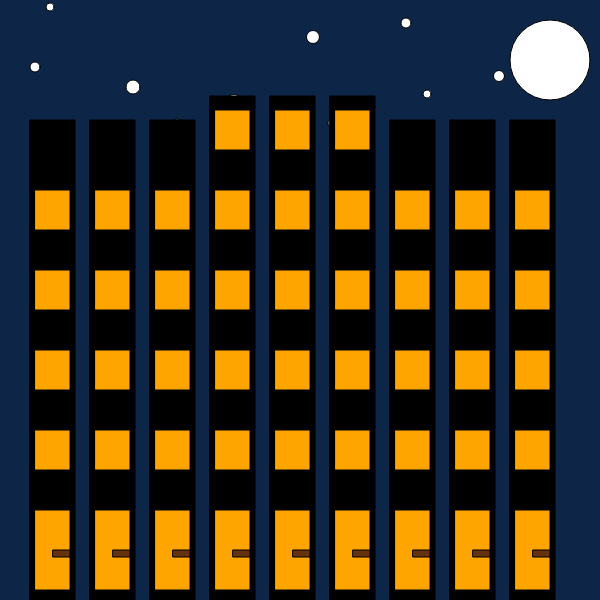
Frame 1 (no input)
Frame 60 (no input): identical to frame 1, image omitted
Frame 120 (the mouse pressed at the canvas centre since frame 60): identical to frame 1, image omitted

The p5.js sketch that drew this single still picture (run headless with seeded random() and noise() and a simulated clock; from frame 60 on, the mouse is pressed at the canvas centre):

// p5.js sketch
// ── sketch.js
var families = 365
var familyplus = Math.round(families/2)

class handle{
  constructor(){
    this.xPosition = 0;
    this.yPosition = 0;
    this.width = 17;
    this.height = 7;
    fill(100, 50, 12)
  }
  
  display(){
    rect(this.xPosition, this.yPosition, this.width,  this.height);
  }
}

class Window{
  constructor(){
    this.xPosition = 0;
    this.yPosition = 0;
    this.width = 35;
    this.height = 80;
    fill("orange")
  }
  
  display(){
    rect(this.xPosition, this.yPosition, this.width,  this.height);
  }
}
    
class building {
  constructor(){
    this.xPosition = 0;
    this.yPosition = 0;
    this.width = 60;
    this.height = 10;
    fill("black")
  }
  
  display(){
    rect(this.xPosition, this.yPosition, this.width,   this.height);
  }
}

class moon{
  constructor(){
    this.xPosition = 550;
    this.yPosition = 60;
    this.radius = 80;
    fill("white")
  }
  
display(){
    circle(this.xPosition, this.yPosition, this.radius);
  }
}

class star{
  constructor(){
    this.xPosition = 550;
    this.yPosition = 60;
    this.radius = 80;
    fill("white")
  }
  
display(){
    circle(this.xPosition, this.yPosition, this.radius);
  }
}


function setup(){
  createCanvas(600,600);
}

function draw() {
  background(13, 37, 71);
  
  var star1 = new star();
  star1.xPosition = 50;
  star1.yPosition = 7;
  star1.radius = 8;
  star1.display();
  var star2 = new star();
  star2.xPosition = 300;
  star2.yPosition = 300;
  star2.radius = 15;
  star2.display();
  var star3 = new star();
  star3.xPosition = 35;
  star3.yPosition = 67;
  star3.radius = 10;
  star3.display();
  var star4 = new star();
  star4.xPosition = 279;
  star4.yPosition = 120;
  star4.radius = 9;
  star4.display();
  var star5 = new star();
  star5.xPosition = 334;
  star5.yPosition = 123;
  star5.radius = 12;
  star5.display();
  var star6 = new star();
  star6.xPosition = 165;
  star6.yPosition = 457;
  star6.radius = 13;
  star6.display();
  var star7 = new star();
  star7.xPosition = 476;
  star7.yPosition = 224;
  star7.radius = 6;
  star7.display();
  var star8 = new star();
  star8.xPosition = 177;
  star8.yPosition = 122;
  star8.radius = 6;
  star8.display();
  var star9 = new star();
  star9.xPosition = 499;
  star9.yPosition = 76;
  star9.radius = 11;
  star9.display();
  var star10 = new star();
  star10.xPosition = 234;
  star10.yPosition = 102;
  star10.radius = 15;
  star10.display();
  var star11 = new star();
  star11.xPosition = 133;
  star11.yPosition = 87;
  star11.radius = 14;
  star11.display();
  var star12 = new star();
  star12.xPosition = 406;
  star12.yPosition = 23;
  star12.radius = 10;
  star12.display();
  var star13 = new star();
  star13.xPosition = 313;
  star13.yPosition = 37;
  star13.radius = 13;
  star13.display();
  var star14 = new star();
  star14.xPosition = 427;
  star14.yPosition = 94;
  star14.radius = 8;
  star14.display();
  
  var Moon = new moon();
  Moon.display();
  
  var building1 = new building();
  if (families <= 50){
    building1.xPosition = 270;
    building1.yPosition = 600-(24*familyplus);
    building1.width = 45;
    building1.height = 24*familyplus;
    building1.display();
    fill("black");
  }
  if (families  > 50){
    if (families <= 150){
      building1.xPosition = 270;
      building1.width = 45;
      if (Math.round(familyplus/3) == familyplus/3){
        building1.height = 24*(familyplus/3);
        building1.yPosition = 600-(24*(familyplus/3));
        building1.display();
        fill("black");
      }  
      if (Math.round(familyplus/3) == (familyplus/3) - (1/3)){
        building1.height = 24*((familyplus/3) + (2/3));
        building1.yPosition = 600-(24*((familyplus/3) + (2/3)));
        building1.display();
        fill("black");
      }
      if (Math.round(familyplus/3) == (familyplus/3) + (1/3)){
        building1.height = 24*((familyplus/3) - (2/3));
        building1.yPosition = 600-(24*((familyplus/3) - (2/3)));
        building1.display();
        fill("black");
      }
    }
  }
  if (families > 150){
    if (families <= 250){
      building1.xPosition = 270;
      building1.width = 45;
      if (Math.round(familyplus/5) == familyplus/5){
        building1.height = 24*(familyplus/5);
        building1.yPosition = 600-(24*(familyplus/5));
        building1.display();
        fill("black");
      }
      if (Math.round(familyplus/5) == ((familyplus/5) - (1/5))){
        building1.height = 24*((familyplus/5) + (4/5));
        building1.yPosition = 600-(24*((familyplus/5) + (4/5)));
        building1.display();
        fill("black");
      }
      if ((Math.round(familyplus/5) + 1) == ((familyplus/5) + (3/5))){
        building1.height = 24*((familyplus/5) - (2/5));
        building1.yPosition = 600-(24*((familyplus/5) - (2/5)));
        building1.display();
        fill("black");
      }
      if (Math.round(familyplus/5) == ((familyplus/5) + (2/5))){
        building1.height = 24*((familyplus/5) + (2/5));
        building1.yPosition = 600-(24*((familyplus/5) + (2/5)));
        building1.display();
        fill("black");
      }
      if (Math.round(familyplus/5) == ((familyplus/5) + (1/5))){
        building1.height = 24*((familyplus/5) - (4/5));
        building1.yPosition = 600-(24*((familyplus/5) - (4/5)));
        building1.display();
        fill("black");
      }
    }
  }
  if (families > 250){
    if (families <= 350){
    building1.xPosition = 270;
    building1.width = 45;
      if (Math.round(familyplus/7) == familyplus/7){
        building1.height = 24*(familyplus/7);
        building1.yPosition = 600-(24*(familyplus/7));
        building1.display();
        fill("black");
      }
      if (Math.round(familyplus/7) == ((familyplus/7) - (1/7))){
        building1.height = 24*((familyplus/7) + (6/7));
        building1.yPosition = 600-(24*((familyplus/7) + (6/7)));
        building1.display();
        fill("black");
      }
      if ((Math.round(familyplus/7)) == ((familyplus/7) - (2/7))){
        building1.height = 24*((familyplus/7) - (2/7));
        building1.yPosition = 600-(24*((familyplus/7) - (2/7)));
        building1.display();
        fill("black");
      }
      if (Math.round(familyplus/7) == ((familyplus/7) - (3/7))){
        building1.height = 24*((familyplus/7) + (4/7));
        building1.yPosition = 600-(24*((familyplus/7) + (4/7)));
        building1.display();
        fill("black");
      }
      if (Math.round(familyplus/7) == ((familyplus/7) + (3/7))){
        building1.height = 24*((familyplus/7) - (4/7));
        building1.yPosition = 600-(24*((familyplus/7) - (4/7)));
        building1.display();
        fill("black");
      }
      if (Math.round(familyplus/7) == ((familyplus/7) + (2/7))){
        building1.height = 24*((familyplus/7) + (2/7));
        building1.yPosition = 600-(24*((familyplus/7) + (2/7)));
        building1.display();
        fill("black");
      }
      if (Math.round(familyplus/7) == ((familyplus/7) + (1/7))){
        building1.height = 24*((familyplus/7) - (6/7));
        building1.yPosition = 600-(24*((familyplus/7) - (6/7)));
        building1.display();
        fill("black");
      }
    }
  }
  if (families > 350){
    if (families <= 450){
    building1.xPosition = 270;
    building1.width = 45;
      if (Math.round(familyplus/9) == familyplus/9){
        building1.height = 24*(familyplus/9);
        building1.yPosition = 600-(24*(familyplus/9));
        building1.display();
        fill("black");
      }
      if (Math.round(familyplus/9) == ((familyplus/9) - (1/9))){
        building1.height = 24*((familyplus/9) + (8/9));
        building1.yPosition = 600-(24*((familyplus/9) + (8/9)));
        building1.display();
        fill("black");
      }
      if ((Math.round(familyplus/9)) == ((familyplus/9) - (2/9))){
        building1.height = 24*((familyplus/9) - (2/9));
        building1.yPosition = 600-(24*((familyplus/9) - (2/9)));
        building1.display();
        fill("black");
      }
      if (Math.round(familyplus/9) == ((familyplus/9) - (3/9))){
        building1.height = 24*((familyplus/9) + (6/9));
        building1.yPosition = 600-(24*((familyplus/9) + (6/9)));
        building1.display();
        fill("black");
      }
      if (Math.round(familyplus/9) == ((familyplus/9) - (4/9))){
        building1.height = 24*((familyplus/9) - (4/9));
        building1.yPosition = 600-(24*((familyplus/9) - (4/9)));
        building1.display();
        fill("black");
      }
      if (Math.round(familyplus/9) == ((familyplus/9) + (4/9))){
        building1.height = 24*((familyplus/9) + (4/9));
        building1.yPosition = 600-(24*((familyplus/9) + (4/9)));
        building1.display();
        fill("black");
      }
      if (Math.round(familyplus/9) == ((familyplus/9) + (3/9))){
        building1.height = 24*((familyplus/9) - (6/9));
        building1.yPosition = 600-(24*((familyplus/9) - (6/9)));
        building1.display();
        fill("black");
      }
      if (Math.round(familyplus/9) == ((familyplus/9) + (2/9))){
        building1.height = 24*((familyplus/9) + (2/9));
        building1.yPosition = 600-(24*((familyplus/9) + (2/9)));
        building1.display();
        fill("black");
      }
      if (Math.round(familyplus/9) == ((familyplus/9) + (1/9))){
        building1.height = 24*((familyplus/9) - (8/9));
        building1.yPosition = 600-(24*((familyplus/9) - (8/9)));
        building1.display();
        fill("black");
      }
    }
  }
  if (families > 450){
    if (families <= 500){
      building1.xPosition = 300;
      building1.width = 45;
      if (Math.round((familyplus % 10)/2) == ((familyplus % 10)/2)){
        building1.height = 24*(Math.floor(familyplus/10));
        building1.yPosition = 600 - (24*(Math.floor(familyplus/10)));
        building1.display();
        fill("black");
      }
      if (Math.round((familyplus % 10)/2) != ((familyplus % 10)/2)){
        building1.height = 24*(Math.floor(familyplus/10) + 1);
        building1.yPosition = 600 - (24*(Math.floor(familyplus/10) + 1));
        building1.display();
        fill("black");
      }
    }
  }
      
  var building2 = new building();
  if (families <= 50){
    building2.xPosition = 60;
    building2.yPosition = -1;
    building2.width = 45;
    building2.height = 0;
    building2.display();
    fill("black");
  }
  if (families  > 50){
    if (families <= 150){
      building2.xPosition = 210;
      building2.width = 45;
      if (Math.round(familyplus/3) == familyplus/3){
        building2.height = 24*(familyplus/3);
        building2.yPosition = 600-(24*(familyplus/3));
        building2.display();
        fill("black");
      }  
      if (Math.round(familyplus/3) == (familyplus/3) - (1/3)){
        building2.height = 24*((familyplus/3) - (1/3));
        building2.yPosition = 600-(24*((familyplus/3) - (1/3)));
        building2.display();
        fill("black");
      }
      if (Math.round(familyplus/3) == (familyplus/3) + (1/3)){
        building2.height = 24*((familyplus/3) + (1/3));
        building2.yPosition = 600-(24*((familyplus/3) + (1/3)));
        building2.display();
        fill("black");
      }
    }
  }
  if (families > 150){
    if (families <= 250){
      building2.xPosition = 210;
      building2.width = 45;
      if (Math.round(familyplus/5) == familyplus/5){
        building2.height = 24*(familyplus/5);
        building2.yPosition = 600-(24*(familyplus/5));
        building2.display();
        fill("black");
      }
      if (Math.round(familyplus/5) == ((familyplus/5) - (1/5))){
        building2.height = 24*((familyplus/5) - (1/5));
        building2.yPosition = 600-(24*((familyplus/5) - (1/5)));
        building2.display();
        fill("black");
      }
      if ((Math.round(familyplus/5) + 1) == ((familyplus/5) + (3/5))){
        building2.height = 24*((familyplus/5) + (3/5));
        building2.yPosition = 600-(24*((familyplus/5) + (3/5)));
        building2.display();
        fill("black");
      }
      if (Math.round(familyplus/5) == ((familyplus/5) + (2/5))){
        building2.height = 24*((familyplus/5) + (2/5));
        building2.yPosition = 600-(24*((familyplus/5) + (2/5)));
        building2.display();
        fill("black");
      }
      if (Math.round(familyplus/5) == ((familyplus/5) + (1/5))){
        building2.height = 24*((familyplus/5) + (1/5));
        building2.yPosition = 600-(24*((familyplus/5) + (1/5)));
        building2.display();
        fill("black");
      }
    }
  }
  if (families > 250){
    if (families <= 350){
    building2.xPosition = 210;
    building2.width = 45;
      if (Math.round(familyplus/7) == familyplus/7){
        building2.height = 24*(familyplus/7);
        building2.yPosition = 600-(24*(familyplus/7));
        building2.display();
        fill("black");
      }
      if (Math.round(familyplus/7) == ((familyplus/7) - (1/7))){
        building2.height = 24*((familyplus/7) - (1/7));
        building2.yPosition = 600-(24*((familyplus/7) - (1/7)));
        building2.display();
        fill("black");
      }
      if ((Math.round(familyplus/7)) == ((familyplus/7) - (2/7))){
        building2.height = 24*((familyplus/7) + (5/7));
        building2.yPosition = 600-(24*((familyplus/7) + (5/7)));
        building2.display();
        fill("black");
      }
      if (Math.round(familyplus/7) == ((familyplus/7) - (3/7))){
        building2.height = 24*((familyplus/7) + (4/7));
        building2.yPosition = 600-(24*((familyplus/7) + (4/7)));
        building2.display();
        fill("black");
      }
      if (Math.round(familyplus/7) == ((familyplus/7) + (3/7))){
        building2.height = 24*((familyplus/7) + (3/7));
        building2.yPosition = 600-(24*((familyplus/7) + (3/7)));
        building2.display();
        fill("black");
      }
      if (Math.round(familyplus/7) == ((familyplus/7) + (2/7))){
        building2.height = 24*((familyplus/7) + (2/7));
        building2.yPosition = 600-(24*((familyplus/7) + (2/7)));
        building2.display();
        fill("black");
      }
      if (Math.round(familyplus/7) == ((familyplus/7) + (1/7))){
        building2.height = 24*((familyplus/7) + (1/7));
        building2.yPosition = 600-(24*((familyplus/7) + (1/7)));
        building2.display();
        fill("black");
      }
    }
  }
  if (families > 350){
    if (families <= 450){
    building2.xPosition = 210;
    building2.width = 45;
      if (Math.round(familyplus/9) == familyplus/9){
        building2.height = 24*(familyplus/9);
        building2.yPosition = 600-(24*(familyplus/9));
        building2.display();
        fill("black");
      }
      if (Math.round(familyplus/9) == ((familyplus/9) - (1/9))){
        building2.height = 24*((familyplus/9) - (1/9));
        building2.yPosition = 600-(24*((familyplus/9) - (1/9)));
        building2.display();
        fill("black");
      }
      if ((Math.round(familyplus/9)) == ((familyplus/9) - (2/9))){
        building2.height = 24*((familyplus/9) + (7/9));
        building2.yPosition = 600-(24*((familyplus/9) + (7/9)));
        building2.display();
        fill("black");
      }
      if (Math.round(familyplus/9) == ((familyplus/9) - (3/9))){
        building2.height = 24*((familyplus/9) + (6/9));
        building2.yPosition = 600-(24*((familyplus/9) + (6/9)));
        building2.display();
        fill("black");
      }
      if (Math.round(familyplus/9) == ((familyplus/9) - (4/9))){
        building2.height = 24*((familyplus/9) + (5/9));
        building2.yPosition = 600-(24*((familyplus/9) + (5/9)));
        building2.display();
        fill("black");
      }
      if (Math.round(familyplus/9) == ((familyplus/9) + (4/9))){
        building2.height = 24*((familyplus/9) + (4/9));
        building2.yPosition = 600-(24*((familyplus/9) + (4/9)));
        building2.display();
        fill("black");
      }
      if (Math.round(familyplus/9) == ((familyplus/9) + (3/9))){
        building2.height = 24*((familyplus/9) + (3/9));
        building2.yPosition = 600-(24*((familyplus/9) + (3/9)));
        building2.display();
        fill("black");
      }
      if (Math.round(familyplus/9) == ((familyplus/9) + (2/9))){
        building2.height = 24*((familyplus/9) + (2/9));
        building2.yPosition = 600-(24*((familyplus/9) + (2/9)));
        building2.display();
        fill("black");
      }
      if (Math.round(familyplus/9) == ((familyplus/9) + (1/9))){
        building2.height = 24*((familyplus/9) + (1/9));
        building2.yPosition = 600-(24*((familyplus/9) + (1/9)));
        building2.display();
        fill("black");
      }
    }
  }
  if (families > 450){
    if (families <= 500){
      building2.xPosition = 240;
      building2.width = 45;
      building2.height = 24*(Math.floor(familyplus/10));
      building2.yPosition = 600 - (24*(Math.floor(familyplus/10)));
      building2.display();
      fill("black");
    }
  }
  
  var building3 = new building();
  if (families <= 50){
    building3.xPosition = 120;
    building3.yPosition = -1;
    building3.width = 60;
    building3.height = 0;
    building3.display();
    fill("black");
  }
  if (families  > 50){
    if (families <= 150){
      building3.xPosition = 330;
      building3.width = 45;
      if (Math.round(familyplus/3) == familyplus/3){
        building3.height = 24*(familyplus/3);
        building3.yPosition = 600-(24*(familyplus/3));
        building3.display();
        fill("black");
      }  
      if (Math.round(familyplus/3) == (familyplus/3) - (1/3)){
        building3.height = 24*((familyplus/3) - (1/3));
        building3.yPosition = 600-(24*((familyplus/3) - (1/3)));
        building3.display();
        fill("black");
      }
      if (Math.round(familyplus/3) == (familyplus/3) + (1/3)){
        building3.height = 24*((familyplus/3) + (1/3));
        building3.yPosition = 600-(24*((familyplus/3) + (1/3)));
        building3.display();
        fill("black");
      }
    }
  }
  if (families > 150){
    if (families <= 250){
      building3.xPosition = 330;
      building3.width = 45;
      if (Math.round(familyplus/5) == familyplus/5){
        building3.height = 24*(familyplus/5);
        building3.yPosition = 600-(24*(familyplus/5));
        building3.display();
        fill("black");
      }
      if (Math.round(familyplus/5) == ((familyplus/5) - (1/5))){
        building3.height = 24*((familyplus/5) - (1/5));
        building3.yPosition = 600-(24*((familyplus/5) - (1/5)));
        building3.display();
        fill("black");
      }
      if ((Math.round(familyplus/5) + 1) == ((familyplus/5) + (3/5))){
        building3.height = 24*((familyplus/5) + (3/5));
        building3.yPosition = 600-(24*((familyplus/5) + (3/5)));
        building3.display();
        fill("black");
      }
      if (Math.round(familyplus/5) == ((familyplus/5) + (2/5))){
        building3.height = 24*((familyplus/5) + (2/5));
        building3.yPosition = 600-(24*((familyplus/5) + (2/5)));
        building3.display();
        fill("black");
      }
      if (Math.round(familyplus/5) == ((familyplus/5) + (1/5))){
        building3.height = 24*((familyplus/5) + (1/5));
        building3.yPosition = 600-(24*((familyplus/5) + (1/5)));
        building3.display();
        fill("black");
      }
    }
  }
  if (families > 250){
    if (families <= 350){
    building3.xPosition = 330;
    building3.width = 45;
      if (Math.round(familyplus/7) == familyplus/7){
        building3.height = 24*(familyplus/7);
        building3.yPosition = 600-(24*(familyplus/7));
        building3.display();
        fill("black");
      }
      if (Math.round(familyplus/7) == ((familyplus/7) - (1/7))){
        building3.height = 24*((familyplus/7) - (1/7));
        building3.yPosition = 600-(24*((familyplus/7) - (1/7)));
        building3.display();
        fill("black");
      }
      if ((Math.round(familyplus/7)) == ((familyplus/7) - (2/7))){
        building3.height = 24*((familyplus/7) + (5/7));
        building3.yPosition = 600-(24*((familyplus/7) + (5/7)));
        building3.display();
        fill("black");
      }
      if (Math.round(familyplus/7) == ((familyplus/7) - (3/7))){
        building3.height = 24*((familyplus/7) + (4/7));
        building3.yPosition = 600-(24*((familyplus/7) + (4/7)));
        building3.display();
        fill("black");
      }
      if (Math.round(familyplus/7) == ((familyplus/7) + (3/7))){
        building3.height = 24*((familyplus/7) + (3/7));
        building3.yPosition = 600-(24*((familyplus/7) + (3/7)));
        building3.display();
        fill("black");
      }
      if (Math.round(familyplus/7) == ((familyplus/7) + (2/7))){
        building3.height = 24*((familyplus/7) + (2/7));
        building3.yPosition = 600-(24*((familyplus/7) + (2/7)));
        building3.display();
        fill("black");
      }
      if (Math.round(familyplus/7) == ((familyplus/7) + (1/7))){
        building3.height = 24*((familyplus/7) + (1/7));
        building3.yPosition = 600-(24*((familyplus/7) + (1/7)));
        building3.display();
        fill("black");
      }
    }
  }
  if (families > 350){
    if (families <= 450){
    building3.xPosition = 330;
    building3.width = 45;
      if (Math.round(familyplus/9) == familyplus/9){
        building3.height = 24*(familyplus/9);
        building3.yPosition = 600-(24*(familyplus/9));
        building3.display();
        fill("black");
      }
      if (Math.round(familyplus/9) == ((familyplus/9) - (1/9))){
        building3.height = 24*((familyplus/9) - (1/9));
        building3.yPosition = 600-(24*((familyplus/9) - (1/9)));
        building3.display();
        fill("black");
      }
      if ((Math.round(familyplus/9)) == ((familyplus/9) - (2/9))){
        building3.height = 24*((familyplus/9) + (7/9));
        building3.yPosition = 600-(24*((familyplus/9) + (7/9)));
        building3.display();
        fill("black");
      }
      if (Math.round(familyplus/9) == ((familyplus/9) - (3/9))){
        building3.height = 24*((familyplus/9) + (6/9));
        building3.yPosition = 600-(24*((familyplus/9) + (6/9)));
        building3.display();
        fill("black");
      }
      if (Math.round(familyplus/9) == ((familyplus/9) - (4/9))){
        building3.height = 24*((familyplus/9) + (5/9));
        building3.yPosition = 600-(24*((familyplus/9) + (5/9)));
        building3.display();
        fill("black");
      }
      if (Math.round(familyplus/9) == ((familyplus/9) + (4/9))){
        building3.height = 24*((familyplus/9) + (4/9));
        building3.yPosition = 600-(24*((familyplus/9) + (4/9)));
        building3.display();
        fill("black");
      }
      if (Math.round(familyplus/9) == ((familyplus/9) + (3/9))){
        building3.height = 24*((familyplus/9) + (3/9));
        building3.yPosition = 600-(24*((familyplus/9) + (3/9)));
        building3.display();
        fill("black");
      }
      if (Math.round(familyplus/9) == ((familyplus/9) + (2/9))){
        building3.height = 24*((familyplus/9) + (2/9));
        building3.yPosition = 600-(24*((familyplus/9) + (2/9)));
        building3.display();
        fill("black");
      }
      if (Math.round(familyplus/9) == ((familyplus/9) + (1/9))){
        building3.height = 24*((familyplus/9) + (1/9));
        building3.yPosition = 600-(24*((familyplus/9) + (1/9)));
        building3.display();
        fill("black");
      }
    }
  }
  if (families > 450){
    if (families <= 500){
    building3.xPosition = 180;
    building3.width = 45;
      if ((Math.round((familyplus % 10)/2)) >= 4){
        building3.height = 24*(Math.floor(familyplus/10) + 1);
        building3.yPosition = 600 - (24*(Math.floor(familyplus/10) + 1));
        building3.display();
        fill("black");
      }
      if ((Math.round((familyplus % 10)/2)) < 4){
        building3.height = 24*(Math.floor(familyplus/10));
        building3.yPosition = 600 - (24*(Math.floor(familyplus/10)));
        building3.display();
        fill("black");
      }
    }
  }
  
  var building4 = new building();
  if (families <= 50){
    building4.xPosition = 180;
    building4.yPosition = -1;
    building4.width = 45;
    building4.height = 0;
    building4.display();
    fill("black");
  }
  if (families > 150){
    if (families <= 250){
      building4.xPosition = 150;
      building4.width = 45;
      if (Math.round(familyplus/5) == familyplus/5){
        building4.height = 24*(familyplus/5);
        building4.yPosition = 600-(24*(familyplus/5));
        building4.display();
        fill("black");
      }
      if (Math.round(familyplus/5) == ((familyplus/5) - (1/5))){
        building4.height = 24*((familyplus/5) - (1/5));
        building4.yPosition = 600-(24*((familyplus/5) - (1/5)));
        building4.display();
        fill("black");
      }
      if ((Math.round(familyplus/5)) == ((familyplus/5) - (2/5))){
        building4.height = 24*((familyplus/5) - (2/5));
        building4.yPosition = 600-(24*((familyplus/5) - (2/5)));
        building4.display();
        fill("black");
      }
      if (Math.round(familyplus/5) == ((familyplus/5) + (2/5))){
        building4.height = 24*((familyplus/5) - (3/5));
        building4.yPosition = 600-(24*((familyplus/5) - (3/5)));
        building4.display();
        fill("black");
      }
      if (Math.round(familyplus/5) == ((familyplus/5) + (1/5))){
        building4.height = 24*((familyplus/5) + (1/5));
        building4.yPosition = 600-(24*((familyplus/5) + (1/5)));
        building4.display();
        fill("black");
      }
    }
  }
  if (families > 250){
    if (families <= 350){
    building4.xPosition = 150;
    building4.width = 45;
      if (Math.round(familyplus/7) == familyplus/7){
        building4.height = 24*(familyplus/7);
        building4.yPosition = 600-(24*(familyplus/7));
        building4.display();
        fill("black");
      }
      if (Math.round(familyplus/7) == ((familyplus/7) - (1/7))){
        building4.height = 24*((familyplus/7) - (1/7));
        building4.yPosition = 600-(24*((familyplus/7) - (1/7)));
        building4.display();
        fill("black");
      }
      if ((Math.round(familyplus/7)) == ((familyplus/7) - (2/7))){
        building4.height = 24*((familyplus/7) - (2/7));
        building4.yPosition = 600-(24*((familyplus/7) - (2/7)));
        building4.display();
        fill("black");
      }
      if (Math.round(familyplus/7) == ((familyplus/7) - (3/7))){
        building4.height = 24*((familyplus/7) - (3/7));
        building4.yPosition = 600-(24*((familyplus/7) - (3/7)));
        building4.display();
        fill("black");
      }
      if (Math.round(familyplus/7) == ((familyplus/7) + (3/7))){
        building4.height = 24*((familyplus/7) + (3/7));
        building4.yPosition = 600-(24*((familyplus/7) + (3/7)));
        building4.display();
        fill("black");
      }
      if (Math.round(familyplus/7) == ((familyplus/7) + (2/7))){
        building4.height = 24*((familyplus/7) + (2/7));
        building4.yPosition = 600-(24*((familyplus/7) + (2/7)));
        building4.display();
        fill("black");
      }
      if (Math.round(familyplus/7) == ((familyplus/7) + (1/7))){
        building4.height = 24*((familyplus/7) + (1/7));
        building4.yPosition = 600-(24*((familyplus/7) + (1/7)));
        building4.display();
        fill("black");
      }
    }
  }
  if (families > 350){
    if (families <= 450){
    building4.xPosition = 150;
    building4.width = 45;
      if (Math.round(familyplus/9) == familyplus/9){
        building4.height = 24*(familyplus/9);
        building4.yPosition = 600-(24*(familyplus/9));
        building4.display();
        fill("black");
      }
      if (Math.round(familyplus/9) == ((familyplus/9) - (1/9))){
        building4.height = 24*((familyplus/9) - (1/9));
        building4.yPosition = 600-(24*((familyplus/9) - (1/9)));
        building4.display();
        fill("black");
      }
      if ((Math.round(familyplus/9)) == ((familyplus/9) - (2/9))){
        building4.height = 24*((familyplus/9) - (2/9));
        building4.yPosition = 600-(24*((familyplus/9) - (2/9)));
        building4.display();
        fill("black");
      }
      if (Math.round(familyplus/9) == ((familyplus/9) - (3/9))){
        building4.height = 24*((familyplus/9) - (3/9));
        building4.yPosition = 600-(24*((familyplus/9) - (3/9)));
        building4.display();
        fill("black");
      }
      if (Math.round(familyplus/9) == ((familyplus/9) - (4/9))){
        building4.height = 24*((familyplus/9) + (5/9));
        building4.yPosition = 600-(24*((familyplus/9) + (5/9)));
        building4.display();
        fill("black");
      }
      if (Math.round(familyplus/9) == ((familyplus/9) + (4/9))){
        building4.height = 24*((familyplus/9) + (4/9));
        building4.yPosition = 600-(24*((familyplus/9) + (4/9)));
        building4.display();
        fill("black");
      }
      if (Math.round(familyplus/9) == ((familyplus/9) + (3/9))){
        building4.height = 24*((familyplus/9) + (3/9));
        building4.yPosition = 600-(24*((familyplus/9) + (3/9)));
        building4.display();
        fill("black");
      }
      if (Math.round(familyplus/9) == ((familyplus/9) + (2/9))){
        building4.height = 24*((familyplus/9) + (2/9));
        building4.yPosition = 600-(24*((familyplus/9) + (2/9)));
        building4.display();
        fill("black");
      }
      if (Math.round(familyplus/9) == ((familyplus/9) + (1/9))){
        building4.height = 24*((familyplus/9) + (1/9));
        building4.yPosition = 600-(24*((familyplus/9) + (1/9)));
        building4.display();
        fill("black");
      }
    }
  }
  if (families > 450){
    if (families <= 500){
    building4.xPosition = 360;
    building4.width = 45;
      if ((Math.round((familyplus % 10)/2)) >= 4){
        building4.height = 24*(Math.floor(familyplus/10) + 1);
        building4.yPosition = 600 - (24*(Math.floor(familyplus/10) + 1));
        building4.display();
        fill("black");
      }
      if ((Math.round((familyplus % 10)/2)) < 4){
        building4.height = 24*(Math.floor(familyplus/10));
        building4.yPosition = 600 - (24*(Math.floor(familyplus/10)));
        building4.display();
        fill("black");
      }
    }
  }
  
  var building5 = new building();
  if (families <= 50){
    building5.xPosition = 240;
    building5.yPosition = -1;
    building5.width = 45;
    building5.height = 0;
    building5.display();
    fill("black");
  }
  if (families > 150){
    if (families <= 250){
      building5.xPosition = 390;
      building5.width = 45;
      if (Math.round(familyplus/5) == familyplus/5){
        building5.height = 24*(familyplus/5);
        building5.yPosition = 600-(24*(familyplus/5));
        building5.display();
        fill("black");
      }
      if (Math.round(familyplus/5) == ((familyplus/5) - (1/5))){
        building5.height = 24*((familyplus/5) - (1/5));
        building5.yPosition = 600-(24*((familyplus/5) - (1/5)));
        building5.display();
        fill("black");
      }
      if ((Math.round(familyplus/5)) == ((familyplus/5) - (2/5))){
        building5.height = 24*((familyplus/5) - (2/5));
        building5.yPosition = 600-(24*((familyplus/5) - (2/5)));
        building5.display();
        fill("black");
      }
      if (Math.round(familyplus/5) == ((familyplus/5) + (2/5))){
        building5.height = 24*((familyplus/5) - (3/5));
        building5.yPosition = 600-(24*((familyplus/5) - (3/5)));
        building5.display();
        fill("black");
      }
      if (Math.round(familyplus/5) == ((familyplus/5) + (1/5))){
        building5.height = 24*((familyplus/5) + (1/5));
        building5.yPosition = 600-(24*((familyplus/5) + (1/5)));
        building5.display();
        fill("black");
      }
    }
  }
  if (families > 250){
    if (families <= 350){
    building5.xPosition = 390;
    building5.width = 45;
      if (Math.round(familyplus/7) == familyplus/7){
        building5.height = 24*(familyplus/7);
        building5.yPosition = 600-(24*(familyplus/7));
        building5.display();
        fill("black");
      }
      if (Math.round(familyplus/7) == ((familyplus/7) - (1/7))){
        building5.height = 24*((familyplus/7) - (1/7));
        building5.yPosition = 600-(24*((familyplus/7) - (1/7)));
        building5.display();
        fill("black");
      }
      if ((Math.round(familyplus/7)) == ((familyplus/7) - (2/7))){
        building5.height = 24*((familyplus/7) - (2/7));
        building5.yPosition = 600-(24*((familyplus/7) - (2/7)));
        building5.display();
        fill("black");
      }
      if (Math.round(familyplus/7) == ((familyplus/7) - (3/7))){
        building5.height = 24*((familyplus/7) - (3/7));
        building5.yPosition = 600-(24*((familyplus/7) - (3/7)));
        building5.display();
        fill("black");
      }
      if (Math.round(familyplus/7) == ((familyplus/7) + (3/7))){
        building5.height = 24*((familyplus/7) + (3/7));
        building5.yPosition = 600-(24*((familyplus/7) + (3/7)));
        building5.display();
        fill("black");
      }
      if (Math.round(familyplus/7) == ((familyplus/7) + (2/7))){
        building5.height = 24*((familyplus/7) + (2/7));
        building5.yPosition = 600-(24*((familyplus/7) + (2/7)));
        building5.display();
        fill("black");
      }
      if (Math.round(familyplus/7) == ((familyplus/7) + (1/7))){
        building5.height = 24*((familyplus/7) + (1/7));
        building5.yPosition = 600-(24*((familyplus/7) + (1/7)));
        building5.display();
        fill("black");
      }
    }
  }
  if (families > 350){
    if (families <= 450){
    building5.xPosition = 390;
    building5.width = 45;
      if (Math.round(familyplus/9) == familyplus/9){
        building5.height = 24*(familyplus/9);
        building5.yPosition = 600-(24*(familyplus/9));
        building5.display();
        fill("black");
      }
      if (Math.round(familyplus/9) == ((familyplus/9) - (1/9))){
        building5.height = 24*((familyplus/9) - (1/9));
        building5.yPosition = 600-(24*((familyplus/9) - (1/9)));
        building5.display();
        fill("black");
      }
      if ((Math.round(familyplus/9)) == ((familyplus/9) - (2/9))){
        building5.height = 24*((familyplus/9) - (2/9));
        building5.yPosition = 600-(24*((familyplus/9) - (2/9)));
        building5.display();
        fill("black");
      }
      if (Math.round(familyplus/9) == ((familyplus/9) - (3/9))){
        building5.height = 24*((familyplus/9) - (3/9));
        building5.yPosition = 600-(24*((familyplus/9) - (3/9)));
        building5.display();
        fill("black");
      }
      if (Math.round(familyplus/9) == ((familyplus/9) - (4/9))){
        building5.height = 24*((familyplus/9) + (5/9));
        building5.yPosition = 600-(24*((familyplus/9) + (5/9)));
        building5.display();
        fill("black");
      }
      if (Math.round(familyplus/9) == ((familyplus/9) + (4/9))){
        building5.height = 24*((familyplus/9) + (4/9));
        building5.yPosition = 600-(24*((familyplus/9) + (4/9)));
        building5.display();
        fill("black");
      }
      if (Math.round(familyplus/9) == ((familyplus/9) + (3/9))){
        building5.height = 24*((familyplus/9) + (3/9));
        building5.yPosition = 600-(24*((familyplus/9) + (3/9)));
        building5.display();
        fill("black");
      }
      if (Math.round(familyplus/9) == ((familyplus/9) + (2/9))){
        building5.height = 24*((familyplus/9) + (2/9));
        building5.yPosition = 600-(24*((familyplus/9) + (2/9)));
        building5.display();
        fill("black");
      }
      if (Math.round(familyplus/9) == ((familyplus/9) + (1/9))){
        building5.height = 24*((familyplus/9) + (1/9));
        building5.yPosition = 600-(24*((familyplus/9) + (1/9)));
        building5.display();
        fill("black");
      }
    }
  }
  if (families > 450){
    if (families <= 500){
    building5.xPosition = 120;
    building5.width = 45;
      if ((Math.round((familyplus % 10)/2)) >= 3){
        building5.height = 24*(Math.floor(familyplus/10) + 1);
        building5.yPosition = 600 - (24*(Math.floor(familyplus/10) + 1));
        building5.display();
        fill("black");
      }
      if ((Math.round((familyplus % 10)/2)) < 3){
        building5.height = 24*(Math.floor(familyplus/10));
        building5.yPosition = 600 - (24*(Math.floor(familyplus/10)));
        building5.display();
        fill("black");
      }
    }
  }
  
  var building6 = new building();
  if (families <= 50){
    building6.xPosition = 300;
    building6.yPosition = -1;
    building6.width = 45;
    building6.height = 0;
    building6.display();
  }
  if (families > 250){
    if (families < 350){
    building6.xPosition = 90;
    building6.width = 45;
      if (Math.round(familyplus/7) == familyplus/7){
        building6.height = 24*(familyplus/7);
        building6.yPosition = 600-(24*(familyplus/7));
        building6.display();
        fill("black");
      }
      if (Math.round(familyplus/7) == ((familyplus/7) - (1/7))){
        building6.height = 24*((familyplus/7) - (1/7));
        building6.yPosition = 600-(24*((familyplus/7) - (1/7)));
        building6.display();
        fill("black");
      }
      if ((Math.round(familyplus/7)) == ((familyplus/7) - (2/7))){
        building6.height = 24*((familyplus/7) - (2/7));
        building6.yPosition = 600-(24*((familyplus/7) - (2/7)));
        building6.display();
        fill("black");
      }
      if (Math.round(familyplus/7) == ((familyplus/7) - (3/7))){
        building6.height = 24*((familyplus/7) - (3/7));
        building6.yPosition = 600-(24*((familyplus/7) - (3/7)));
        building6.display();
        fill("black");
      }
      if (Math.round(familyplus/7) == ((familyplus/7) + (3/7))){
        building6.height = 24*((familyplus/7) - (4/7));
        building6.yPosition = 600-(24*((familyplus/7) - (4/7)));
        building6.display();
        fill("black");
      }
      if (Math.round(familyplus/7) == ((familyplus/7) + (2/7))){
        building6.height = 24*((familyplus/7) - (5/7));
        building6.yPosition = 600-(24*((familyplus/7) - (5/7)));
        building6.display();
        fill("black");
      }
      if (Math.round(familyplus/7) == ((familyplus/7) + (1/7))){
        building6.height = 24*((familyplus/7) + (1/7));
        building6.yPosition = 600-(24*((familyplus/7) + (1/7)));
        building6.display();
        fill("black");
      }
    }
  }
  if (families > 350){
    if (families <= 450){
    building6.xPosition = 90;
    building6.width = 45;
      if (Math.round(familyplus/9) == familyplus/9){
        building6.height = 24*(familyplus/9);
        building6.yPosition = 600-(24*(familyplus/9));
        building6.display();
        fill("black");
      }
      if (Math.round(familyplus/9) == ((familyplus/9) - (1/9))){
        building6.height = 24*((familyplus/9) - (1/9));
        building6.yPosition = 600-(24*((familyplus/9) - (1/9)));
        building6.display();
        fill("black");
      }
      if ((Math.round(familyplus/9)) == ((familyplus/9) - (2/9))){
        building6.height = 24*((familyplus/9) - (2/9));
        building6.yPosition = 600-(24*((familyplus/9) - (2/9)));
        building6.display();
        fill("black");
      }
      if (Math.round(familyplus/9) == ((familyplus/9) - (3/9))){
        building6.height = 24*((familyplus/9) - (3/9));
        building6.yPosition = 600-(24*((familyplus/9) - (3/9)));
        building6.display();
        fill("black");
      }
      if (Math.round(familyplus/9) == ((familyplus/9) - (4/9))){
        building6.height = 24*((familyplus/9) - (4/9));
        building6.yPosition = 600-(24*((familyplus/9) - (4/9)));
        building6.display();
        fill("black");
      }
      if (Math.round(familyplus/9) == ((familyplus/9) + (4/9))){
        building6.height = 24*((familyplus/9) - (5/9));
        building6.yPosition = 600-(24*((familyplus/9) - (5/9)));
        building6.display();
        fill("black");
      }
      if (Math.round(familyplus/9) == ((familyplus/9) + (3/9))){
        building6.height = 24*((familyplus/9) + (3/9));
        building6.yPosition = 600-(24*((familyplus/9) + (3/9)));
        building6.display();
        fill("black");
      }
      if (Math.round(familyplus/9) == ((familyplus/9) + (2/9))){
        building6.height = 24*((familyplus/9) + (2/9));
        building6.yPosition = 600-(24*((familyplus/9) + (2/9)));
        building6.display();
        fill("black");
      }
      if (Math.round(familyplus/9) == ((familyplus/9) + (1/9))){
        building6.height = 24*((familyplus/9) + (1/9));
        building6.yPosition = 600-(24*((familyplus/9) + (1/9)));
        building6.display();
        fill("black");
      }
    }
  }
  if (families > 450){
    if (families <= 500){
    building6.xPosition = 420;
    building6.width = 45;
      if ((Math.round((familyplus % 10)/2)) >= 3){
        building6.height = 24*(Math.floor(familyplus/10) + 1);
        building6.yPosition = 600 - (24*(Math.floor(familyplus/10) + 1));
        building6.display();
        fill("black");
      }
      if ((Math.round((familyplus % 10)/2)) < 3){
        building6.height = 24*(Math.floor(familyplus/10));
        building6.yPosition = 600 - (24*(Math.floor(familyplus/10)));
        building6.display();
        fill("black");
      }
    }
  }
  
  var building7 = new building();
  if (families <= 50){
    building7.xPosition = 360;
    building7.yPosition = -1;
    building7.width = 45;
    building7.height = 0;
    building7.display();
    fill("black");
  }
  if (families > 250){
    if (families <= 350){
    building7.xPosition = 450;
    building7.width = 45;
      if (Math.round(familyplus/7) == familyplus/7){
        building7.height = 24*(familyplus/7);
        building7.yPosition = 600-(24*(familyplus/7));
        building7.display();
        fill("black");
      }
      if (Math.round(familyplus/7) == ((familyplus/7) - (1/7))){
        building7.height = 24*((familyplus/7) - (1/7));
        building7.yPosition = 600-(24*((familyplus/7) - (1/7)));
        building7.display();
        fill("black");
      }
      if ((Math.round(familyplus/7)) == ((familyplus/7) - (2/7))){
        building7.height = 24*((familyplus/7) - (2/7));
        building7.yPosition = 600-(24*((familyplus/7) - (2/7)));
        building7.display();
        fill("black");
      }
      if (Math.round(familyplus/7) == ((familyplus/7) - (3/7))){
        building7.height = 24*((familyplus/7) - (3/7));
        building7.yPosition = 600-(24*((familyplus/7) - (3/7)));
        building7.display();
        fill("black");
      }
      if (Math.round(familyplus/7) == ((familyplus/7) + (3/7))){
        building7.height = 24*((familyplus/7) - (4/7));
        building7.yPosition = 600-(24*((familyplus/7) - (4/7)));
        building7.display();
        fill("black");
      }
      if (Math.round(familyplus/7) == ((familyplus/7) + (2/7))){
        building7.height = 24*((familyplus/7) - (5/7));
        building7.yPosition = 600-(24*((familyplus/7) - (5/7)));
        building7.display();
        fill("black");
      }
      if (Math.round(familyplus/7) == ((familyplus/7) + (1/7))){
        building7.height = 24*((familyplus/7) + (1/7));
        building7.yPosition = 600-(24*((familyplus/7) + (1/7)));
        building7.display();
        fill("black");
      }
    }
  }
  if (families > 350){
    if (families <= 450){
    building7.xPosition = 450;
    building7.width = 45;
      if (Math.round(familyplus/9) == familyplus/9){
        building7.height = 24*(familyplus/9);
        building7.yPosition = 600-(24*(familyplus/9));
        building7.display();
        fill("black");
      }
      if (Math.round(familyplus/9) == ((familyplus/9) - (1/9))){
        building7.height = 24*((familyplus/9) - (1/9));
        building7.yPosition = 600-(24*((familyplus/9) - (1/9)));
        building7.display();
        fill("black");
      }
      if ((Math.round(familyplus/9)) == ((familyplus/9) - (2/9))){
        building7.height = 24*((familyplus/9) - (2/9));
        building7.yPosition = 600-(24*((familyplus/9) - (2/9)));
        building7.display();
        fill("black");
      }
      if (Math.round(familyplus/9) == ((familyplus/9) - (3/9))){
        building7.height = 24*((familyplus/9) - (3/9));
        building7.yPosition = 600-(24*((familyplus/9) - (3/9)));
        building7.display();
        fill("black");
      }
      if (Math.round(familyplus/9) == ((familyplus/9) - (4/9))){
        building7.height = 24*((familyplus/9) - (4/9));
        building7.yPosition = 600-(24*((familyplus/9) - (4/9)));
        building7.display();
        fill("black");
      }
      if (Math.round(familyplus/9) == ((familyplus/9) + (4/9))){
        building7.height = 24*((familyplus/9) - (5/9));
        building7.yPosition = 600-(24*((familyplus/9) - (5/9)));
        building7.display();
        fill("black");
      }
      if (Math.round(familyplus/9) == ((familyplus/9) + (3/9))){
        building7.height = 24*((familyplus/9) + (3/9));
        building7.yPosition = 600-(24*((familyplus/9) + (3/9)));
        building7.display();
        fill("black");
      }
      if (Math.round(familyplus/9) == ((familyplus/9) + (2/9))){
        building7.height = 24*((familyplus/9) + (2/9));
        building7.yPosition = 600-(24*((familyplus/9) + (2/9)));
        building7.display();
        fill("black");
      }
      if (Math.round(familyplus/9) == ((familyplus/9) + (1/9))){
        building7.height = 24*((familyplus/9) + (1/9));
        building7.yPosition = 600-(24*((familyplus/9) + (1/9)));
        building7.display();
        fill("black");
      }
    }
  }
  if (families > 450){
    if (families <= 500){
    building7.xPosition = 60;
    building7.width = 45;
      if ((Math.round((familyplus % 10)/2)) >= 2){
        building7.height = 24*(Math.floor(familyplus/10) + 1);
        building7.yPosition = 600 - (24*(Math.floor(familyplus/10) + 1));
        building7.display();
        fill("black");
      }
      if ((Math.round((familyplus % 10)/2)) < 2){
        building7.height = 24*(Math.floor(familyplus/10));
        building7.yPosition = 600 - (24*(Math.floor(familyplus/10)));
        building7.display();
        fill("black");
      }
    }
  }
  
  var building8 = new building();
  if (families <= 50){
    building8.xPosition = 420;
    building8.yPosition = -1;
    building8.width = 45;
    building8.height = 0;
    building8.display();
    fill("black");
  }
  if (families > 350){
    if (families < 450){
    building8.xPosition = 30;
    building8.width = 45;
      if (Math.round(familyplus/9) == familyplus/9){
        building8.height = 24*(familyplus/9);
        building8.yPosition = 600-(24*(familyplus/9));
        building8.display();
        fill("black");
      }
      if (Math.round(familyplus/9) == ((familyplus/9) - (1/9))){
        building8.height = 24*((familyplus/9) - (1/9));
        building8.yPosition = 600-(24*((familyplus/9) - (1/9)));
        building8.display();
        fill("black");
      }
      if ((Math.round(familyplus/9)) == ((familyplus/9) - (2/9))){
        building8.height = 24*((familyplus/9) - (2/9));
        building8.yPosition = 600-(24*((familyplus/9) - (2/9)));
        building8.display();
        fill("black");
      }
      if (Math.round(familyplus/9) == ((familyplus/9) - (3/9))){
        building8.height = 24*((familyplus/9) - (3/9));
        building8.yPosition = 600-(24*((familyplus/9) - (3/9)));
        building8.display();
        fill("black");
      }
      if (Math.round(familyplus/9) == ((familyplus/9) - (4/9))){
        building8.height = 24*((familyplus/9) - (4/9));
        building8.yPosition = 600-(24*((familyplus/9) - (4/9)));
        building8.display();
        fill("black");
      }
      if (Math.round(familyplus/9) == ((familyplus/9) + (4/9))){
        building8.height = 24*((familyplus/9) - (5/9));
        building8.yPosition = 600-(24*((familyplus/9) - (5/9)));
        building8.display();
        fill("black");
      }
      if (Math.round(familyplus/9) == ((familyplus/9) + (3/9))){
        building8.height = 24*((familyplus/9) - (6/9));
        building8.yPosition = 600-(24*((familyplus/9) - (6/9)));
        building8.display();
        fill("black");
      }
      if (Math.round(familyplus/9) == ((familyplus/9) + (2/9))){
        building8.height = 24*((familyplus/9) - (7/9));
        building8.yPosition = 600-(24*((familyplus/9) - (7/9)));
        building8.display();
        fill("black");
      }
      if (Math.round(familyplus/9) == ((familyplus/9) + (1/9))){
        building8.height = 24*((familyplus/9) + (1/9));
        building8.yPosition = 600-(24*((familyplus/9) + (1/9)));
        building8.display();
        fill("black");
      }
    }
  }
  if (families > 450){
    if (families <= 500){
    building8.xPosition = 480;
    building8.width = 45;
      if ((Math.round((familyplus % 10)/2)) >= 2){
        building8.height = 24*(Math.floor(familyplus/10) + 1);
        building8.yPosition = 600 - (24*(Math.floor(familyplus/10) + 1));
        building8.display();
        fill("black");
      }
      if ((Math.round((familyplus % 10)/2)) < 2){
        building8.height = 24*(Math.floor(familyplus/10));
        building8.yPosition = 600 - (24*(Math.floor(familyplus/10)));
        building8.display();
        fill("black");
      }
    }
  }
  
  var building9 = new building();
  if (families <= 50){
    building9.xPosition = 480;
    building9.yPosition = -1;
    building9.width = 45;
    building9.height = 0;
    building9.display();
    fill("black");
  }
  if (families > 350){
    if (families < 450){
    building9.xPosition = 510;
    building9.width = 45;
      if (Math.round(familyplus/9) == familyplus/9){
        building9.height = 24*(familyplus/9);
        building9.yPosition = 600-(24*(familyplus/9));
        building9.display();
        fill("black");
      }
      if (Math.round(familyplus/9) == ((familyplus/9) - (1/9))){
        building9.height = 24*((familyplus/9) - (1/9));
        building9.yPosition = 600-(24*((familyplus/9) - (1/9)));
        building9.display();
        fill("black");
      }
      if ((Math.round(familyplus/9)) == ((familyplus/9) - (2/9))){
        building9.height = 24*((familyplus/9) - (2/9));
        building9.yPosition = 600-(24*((familyplus/9) - (2/9)));
        building9.display();
        fill("black");
      }
      if (Math.round(familyplus/9) == ((familyplus/9) - (3/9))){
        building9.height = 24*((familyplus/9) - (3/9));
        building9.yPosition = 600-(24*((familyplus/9) - (3/9)));
        building9.display();
        fill("black");
      }
      if (Math.round(familyplus/9) == ((familyplus/9) - (4/9))){
        building9.height = 24*((familyplus/9) - (4/9));
        building9.yPosition = 600-(24*((familyplus/9) - (4/9)));
        building9.display();
        fill("black");
      }
      if (Math.round(familyplus/9) == ((familyplus/9) + (4/9))){
        building9.height = 24*((familyplus/9) - (5/9));
        building9.yPosition = 600-(24*((familyplus/9) - (5/9)));
        building9.display();
        fill("black");
      }
      if (Math.round(familyplus/9) == ((familyplus/9) + (3/9))){
        building9.height = 24*((familyplus/9) - (6/9));
        building9.yPosition = 600-(24*((familyplus/9) - (6/9)));
        building9.display();
        fill("black");
      }
      if (Math.round(familyplus/9) == ((familyplus/9) + (2/9))){
        building9.height = 24*((familyplus/9) - (7/9));
        building9.yPosition = 600-(24*((familyplus/9) - (7/9)));
        building9.display();
        fill("black");
      }
      if (Math.round(familyplus/9) == ((familyplus/9) + (1/9))){
        building9.height = 24*((familyplus/9) + (1/9));
        building9.yPosition = 600-(24*((familyplus/9) + (1/9)));
        building9.display();
        fill("black");
      }
    }
  }
  if (families > 450){
    if (families <= 500){
    building9.xPosition = 0;
    building9.width = 45;
      if ((Math.round((familyplus % 10)/2)) >= 1){
        building9.height = 24*(Math.floor(familyplus/10) + 1);
        building9.yPosition = 600 - (24*(Math.floor(familyplus/10) + 1));
        building9.display();
        fill("black");
      }
      if ((Math.round((familyplus % 10)/2)) < 1){
        building9.height = 24*(Math.floor(familyplus/10));
        building9.yPosition = 600 - (24*(Math.floor(familyplus/10)));
        building9.display();
        fill("black");
      }
    }
  }
  
  var building10 = new building();
  if (families <= 50){
    building10.xPosition = 540;
    building10.yPosition = -1;
    building10.width = 45;
    building10.height = 0;
    building10.display();
    fill("black");
  }
  if (families > 450){
    if (families <= 500){
    building10.xPosition = 540;
    building10.width = 45;
      if ((Math.round((familyplus % 10)/2)) >= 1){
        building10.height = 24*(Math.floor(familyplus/10) + 1);
        building10.yPosition = 600 - (24*(Math.floor(familyplus/10) + 1));
        building10.display();
        fill("black");
      }
      if ((Math.round((familyplus % 10)/2)) < 1){
        building10.height = 24*(Math.floor(familyplus/10));
        building10.yPosition = 600 - (24*(Math.floor(familyplus/10)));
        building10.display();
        fill("black");
      }
    }
  }
  
  var Window10 = new Window()
  var Window11 = new Window()
  var Window12 = new Window()
  var Window13 = new Window()
  var Window14 = new Window()
  var Window15 = new Window()
  var Window16 = new Window()
  if (building1.height >= 100){
    Window10.xPosition = building1.xPosition + 5;
    Window10.yPosition = 510;
    Window10.display();
  }
  if (building1.height >= 190){
    Window11.height = 40
    Window11.xPosition = building1.xPosition + 5;
    Window11.yPosition = 430;
    Window11.display();
  } 
  if (building1.height >= 260){
    Window12.height = 40
    Window12.xPosition = building1.xPosition + 5;
    Window12.yPosition = 350;
    Window12.display();
  } 
  if (building1.height >= 330){
    Window13.height = 40
    Window13.xPosition = building1.xPosition + 5;
    Window13.yPosition = 270;
    Window13.display();
  } 
  if (building1.height >= 400){
    Window14.height = 40
    Window14.xPosition = building1.xPosition + 5;
    Window14.yPosition = 190;
    Window14.display();
  }
  if (building1.height >= 500){
    Window15.height = 40
    Window15.xPosition = building1.xPosition + 5;
    Window15.yPosition = 110;
    Window15.display();
  }  
  if (building1.height >= 570){
    Window16.height = 40
    Window16.xPosition = building1.xPosition + 5;
    Window16.yPosition = 30;
    Window16.display();
  } 
  var Window20 = new Window()
  var Window21 = new Window()
  var Window22 = new Window()
  var Window23 = new Window()
  var Window24 = new Window()
  var Window25 = new Window()
  var Window26 = new Window()
  if (building2.height >= 100){
    Window20.xPosition = building2.xPosition + 5;
    Window20.yPosition = 510;
    Window20.display();
  }
  if (building2.height >= 190){
    Window21.height = 40
    Window21.xPosition = building2.xPosition + 5;
    Window21.yPosition = 430;
    Window21.display();
  } 
  if (building2.height >= 260){
    Window22.height = 40
    Window22.xPosition = building2.xPosition + 5;
    Window22.yPosition = 350;
    Window22.display();
  } 
  if (building2.height >= 330){
    Window23.height = 40
    Window23.xPosition = building2.xPosition + 5;
    Window23.yPosition = 270;
    Window23.display();
  } 
  if (building2.height >= 400){
    Window24.height = 40
    Window24.xPosition = building2.xPosition + 5;
    Window24.yPosition = 190;
    Window24.display();
  }
  if (building2.height >= 500){
    Window25.height = 40
    Window25.xPosition = building2.xPosition + 5;
    Window25.yPosition = 110;
    Window25.display();
  }  
  if (building2.height >= 570){
    Window26.height = 40
    Window26.xPosition = building2.xPosition + 5;
    Window26.yPosition = 30;
    Window26.display();
  }
  var Window30 = new Window()
  var Window31 = new Window()
  var Window32 = new Window()
  var Window33 = new Window()
  var Window34 = new Window()
  var Window35 = new Window()
  var Window36 = new Window()
  if (building3.height >= 100){
    Window30.xPosition = building3.xPosition + 5;
    Window30.yPosition = 510;
    Window30.display();
  }
  if (building3.height >= 190){
    Window31.height = 40
    Window31.xPosition = building3.xPosition + 5;
    Window31.yPosition = 430;
    Window31.display();
  } 
  if (building3.height >= 260){
    Window32.height = 40
    Window32.xPosition = building3.xPosition + 5;
    Window32.yPosition = 350;
    Window32.display();
  } 
  if (building3.height >= 330){
    Window33.height = 40
    Window33.xPosition = building3.xPosition + 5;
    Window33.yPosition = 270;
    Window33.display();
  } 
  if (building3.height >= 400){
    Window34.height = 40
    Window34.xPosition = building3.xPosition + 5;
    Window34.yPosition = 190;
    Window34.display();
  }
  if (building3.height >= 500){
    Window35.height = 40
    Window35.xPosition = building3.xPosition + 5;
    Window35.yPosition = 110;
    Window35.display();
  }  
  if (building3.height >= 570){
    Window36.height = 40
    Window36.xPosition = building3.xPosition + 5;
    Window36.yPosition = 30;
    Window36.display();
  } 
  var Window40 = new Window()
  var Window41 = new Window()
  var Window42 = new Window()
  var Window43 = new Window()
  var Window44 = new Window()
  var Window45 = new Window()
  var Window46 = new Window()
  if (building4.height >= 100){
    Window40.xPosition = building4.xPosition + 5;
    Window40.yPosition = 510;
    Window40.display();
  }
  if (building4.height >= 190){
    Window41.height = 40
    Window41.xPosition = building4.xPosition + 5;
    Window41.yPosition = 430;
    Window41.display();
  } 
  if (building4.height >= 260){
    Window42.height = 40
    Window42.xPosition = building4.xPosition + 5;
    Window42.yPosition = 350;
    Window42.display();
  } 
  if (building4.height >= 330){
    Window43.height = 40
    Window43.xPosition = building4.xPosition + 5;
    Window43.yPosition = 270;
    Window43.display();
  } 
  if (building4.height >= 400){
    Window44.height = 40
    Window44.xPosition = building4.xPosition + 5;
    Window44.yPosition = 190;
    Window44.display();
  }
  if (building4.height >= 500){
    Window45.height = 40
    Window45.xPosition = building4.xPosition + 5;
    Window45.yPosition = 110;
    Window45.display();
  }  
  if (building4.height >= 570){
    Window46.height = 40
    Window46.xPosition = building4.xPosition + 5;
    Window46.yPosition = 30;
    Window46.display();
  }
  var Window50 = new Window()
  var Window51 = new Window()
  var Window52 = new Window()
  var Window53 = new Window()
  var Window54 = new Window()
  var Window55 = new Window()
  var Window56 = new Window()
  if (building5.height >= 100){
    Window50.xPosition = building5.xPosition + 5;
    Window50.yPosition = 510;
    Window50.display();
  }
  if (building5.height >= 190){
    Window51.height = 40
    Window51.xPosition = building5.xPosition + 5;
    Window51.yPosition = 430;
    Window51.display();
  } 
  if (building5.height >= 260){
    Window52.height = 40
    Window52.xPosition = building5.xPosition + 5;
    Window52.yPosition = 350;
    Window52.display();
  } 
  if (building5.height >= 330){
    Window53.height = 40
    Window53.xPosition = building5.xPosition + 5;
    Window53.yPosition = 270;
    Window53.display();
  } 
  if (building5.height >= 400){
    Window54.height = 40
    Window54.xPosition = building5.xPosition + 5;
    Window54.yPosition = 190;
    Window54.display();
  }
  if (building5.height >= 500){
    Window55.height = 40
    Window55.xPosition = building5.xPosition + 5;
    Window55.yPosition = 110;
    Window55.display();
  }  
  if (building5.height >= 570){
    Window56.height = 40
    Window56.xPosition = building5.xPosition + 5;
    Window56.yPosition = 30;
    Window56.display();
  } 
  var Window60 = new Window()
  var Window61 = new Window()
  var Window62 = new Window()
  var Window63 = new Window()
  var Window64 = new Window()
  var Window65 = new Window()
  var Window66 = new Window()
  if (building6.height >= 100){
    Window60.xPosition = building6.xPosition + 5;
    Window60.yPosition = 510;
    Window60.display();
  }
  if (building6.height >= 190){
    Window61.height = 40
    Window61.xPosition = building6.xPosition + 5;
    Window61.yPosition = 430;
    Window61.display();
  }
  if (building6.height >= 260){
    Window62.height = 40
    Window62.xPosition = building6.xPosition + 5;
    Window62.yPosition = 350;
    Window62.display();
  } 
  if (building6.height >= 330){
    Window63.height = 40
    Window63.xPosition = building6.xPosition + 5;
    Window63.yPosition = 270;
    Window63.display();
  } 
  if (building6.height >= 400){
    Window64.height = 40
    Window64.xPosition = building6.xPosition + 5;
    Window64.yPosition = 190;
    Window64.display();
  }
  if (building6.height >= 500){
    Window65.height = 40
    Window65.xPosition = building6.xPosition + 5;
    Window65.yPosition = 110;
    Window65.display();
  }  
  if (building6.height >= 570){
    Window66.height = 40
    Window66.xPosition = building6.xPosition + 5;
    Window66.yPosition = 30;
    Window66.display();
  }
  var Window70 = new Window()
  var Window71 = new Window()
  var Window72 = new Window()
  var Window73 = new Window()
  var Window74 = new Window()
  var Window75 = new Window()
  var Window76 = new Window()
  if (building7.height >= 100){
    Window70.xPosition = building7.xPosition + 5;
    Window70.yPosition = 510;
    Window70.display();
  }
  if (building7.height >= 190){
    Window71.height = 40
    Window71.xPosition = building7.xPosition + 5;
    Window71.yPosition = 430;
    Window71.display();
  }
  if (building7.height >= 260){
    Window72.height = 40
    Window72.xPosition = building7.xPosition + 5;
    Window72.yPosition = 350;
    Window72.display();
  } 
  if (building7.height >= 330){
    Window73.height = 40
    Window73.xPosition = building7.xPosition + 5;
    Window73.yPosition = 270;
    Window73.display();
  } 
  if (building7.height >= 400){
    Window74.height = 40
    Window74.xPosition = building7.xPosition + 5;
    Window74.yPosition = 190;
    Window74.display();
  }
  if (building7.height >= 500){
    Window75.height = 40
    Window75.xPosition = building7.xPosition + 5;
    Window75.yPosition = 110;
    Window75.display();
  }  
  if (building7.height >= 570){
    Window76.height = 40
    Window76.xPosition = building7.xPosition + 5;
    Window76.yPosition = 30;
    Window76.display();
  }
  var Window80 = new Window()
  var Window81 = new Window()
  var Window82 = new Window()
  var Window83 = new Window()
  var Window84 = new Window()
  var Window85 = new Window()
  var Window86 = new Window()
  if (building8.height >= 100){
    Window80.xPosition = building8.xPosition + 5;
    Window80.yPosition = 510;
    Window80.display();
  }
  if (building8.height >= 190){
    Window81.height = 40
    Window81.xPosition = building8.xPosition + 5;
    Window81.yPosition = 430;
    Window81.display();
  }
  if (building8.height >= 260){
    Window82.height = 40
    Window82.xPosition = building8.xPosition + 5;
    Window82.yPosition = 350;
    Window82.display();
  } 
  if (building8.height >= 330){
    Window83.height = 40
    Window83.xPosition = building8.xPosition + 5;
    Window83.yPosition = 270;
    Window83.display();
  } 
  if (building8.height >= 400){
    Window84.height = 40
    Window84.xPosition = building8.xPosition + 5;
    Window84.yPosition = 190;
    Window84.display();
  }
  if (building8.height >= 500){
    Window85.height = 40
    Window85.xPosition = building8.xPosition + 5;
    Window85.yPosition = 110;
    Window85.display();
  }  
  if (building8.height >= 570){
    Window86.height = 40
    Window86.xPosition = building8.xPosition + 5;
    Window86.yPosition = 30;
    Window86.display();
  }
  var Window90 = new Window()
  var Window91 = new Window()
  var Window92 = new Window()
  var Window93 = new Window()
  var Window94 = new Window()
  var Window95 = new Window()
  var Window96 = new Window()
  if (building9.height >= 100){
    Window90.xPosition = building9.xPosition + 5;
    Window90.yPosition = 510;
    Window90.display();
  }
  if (building9.height >= 190){
    Window91.height = 40
    Window91.xPosition = building9.xPosition + 5;
    Window91.yPosition = 430;
    Window91.display();
  }
  if (building9.height >= 260){
    Window92.height = 40
    Window92.xPosition = building9.xPosition + 5;
    Window92.yPosition = 350;
    Window92.display();
  } 
  if (building9.height >= 330){
    Window93.height = 40
    Window93.xPosition = building9.xPosition + 5;
    Window93.yPosition = 270;
    Window93.display();
  } 
  if (building9.height >= 400){
    Window94.height = 40
    Window94.xPosition = building9.xPosition + 5;
    Window94.yPosition = 190;
    Window94.display();
  }
  if (building9.height >= 500){
    Window95.height = 40
    Window95.xPosition = building9.xPosition + 5;
    Window95.yPosition = 110;
    Window95.display();
  } 
  if (building9.height >= 570){
    Window96.height = 40
    Window96.xPosition = building9.xPosition + 5;
    Window96.yPosition = 30;
    Window96.display();
  }
  var Window100 = new Window()
  var Window101 = new Window()
  var Window102 = new Window()
  var Window103 = new Window()
  var Window104 = new Window()
  var Window105 = new Window()
  var Window106 = new Window()
  if (building10.height >= 100){
    Window100.xPosition = building10.xPosition + 5;
    Window100.yPosition = 510;
    Window100.display();
  }
  if (building10.height >= 190){
    Window101.height = 40
    Window101.xPosition = building10.xPosition + 5;
    Window101.yPosition = 430;
    Window101.display();
  }
  if (building10.height >= 260){
    Window102.height = 40
    Window102.xPosition = building10.xPosition + 5;
    Window102.yPosition = 350;
    Window102.display();
  } 
  if (building10.height >= 330){
    Window103.height = 40
    Window103.xPosition = building10.xPosition + 5;
    Window103.yPosition = 270;
    Window103.display();
  } 
  if (building10.height >= 400){
    Window104.height = 40
    Window104.xPosition = building10.xPosition + 5;
    Window104.yPosition = 190;
    Window104.display();
  }
  if (building10.height >= 500){
    Window105.height = 40
    Window105.xPosition = building10.xPosition + 5;
    Window105.yPosition = 110;
    Window105.display();
  }  
  if (building10.height >= 570){
    Window106.height = 40
    Window106.xPosition = building10.xPosition + 5;
    Window106.yPosition = 30;
    Window106.display();
  }
  
  var handle1 = new handle()
  if (building1.height >= 100){
    handle1.xPosition = building1.xPosition + 23;
    handle1.yPosition = 550;
    handle1.display();
  }
  var handle2 = new handle()
  if (building2.height >= 100){
    handle2.xPosition = building2.xPosition + 23;
    handle2.yPosition = 550;
    handle2.display();
  }
  var handle3 = new handle()
  if (building3.height >= 100){
    handle3.xPosition = building3.xPosition + 23;
    handle3.yPosition = 550;
    handle3.display();
  }
  var handle4 = new handle()
  if (building4.height >= 100){
    handle4.xPosition = building4.xPosition + 23;
    handle4.yPosition = 550;
    handle4.display();
  }
  var handle5 = new handle()
  if (building5.height >= 100){
    handle5.xPosition = building5.xPosition + 23;
    handle5.yPosition = 550;
    handle5.display();
  }
  var handle6 = new handle()
  if (building6.height >= 100){
    handle6.xPosition = building6.xPosition + 23;
    handle6.yPosition = 550;
    handle6.display();
  }
  var handle7 = new handle()
  if (building7.height >= 100){
    handle7.xPosition = building7.xPosition + 23;
    handle7.yPosition = 550;
    handle7.display();
  }
  var handle8 = new handle()
  if (building8.height >= 100){
    handle8.xPosition = building8.xPosition + 23;
    handle8.yPosition = 550;
    handle8.display();
  }
  var handle9 = new handle()
  if (building9.height >= 100){
    handle9.xPosition = building9.xPosition + 23;
    handle9.yPosition = 550;
    handle9.display();
  }
  var handle10 = new handle()
  if (building10.height >= 100){
    handle10.xPosition = building10.xPosition + 23;
    handle10.yPosition = 550;
    handle10.display();
  }
}
